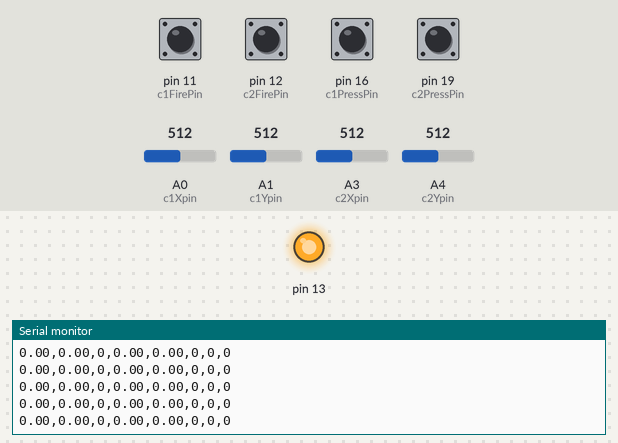
This sketch was run on a simulated Arduino Uno, built with avr-gcc and run on an emulated ATmega328P. On the bench: output pins drawn as LEDs (lit = HIGH), the last lines printed to the serial monitor. The test bench sets the inputs (shaded band); at power-on: pin 11 (c1FirePin), pin 12 (c2FirePin), pin 16 (c1PressPin), pin 19 (c2PressPin) HIGH, A0 (c1Xpin) = 512, A1 (c1Ypin) = 512, A3 (c2Xpin) = 512, A4 (c2Ypin) = 512.

Above: at 1.2 s.
1.3 s: A0 (c1Xpin) set to 495
At 2.1 s:
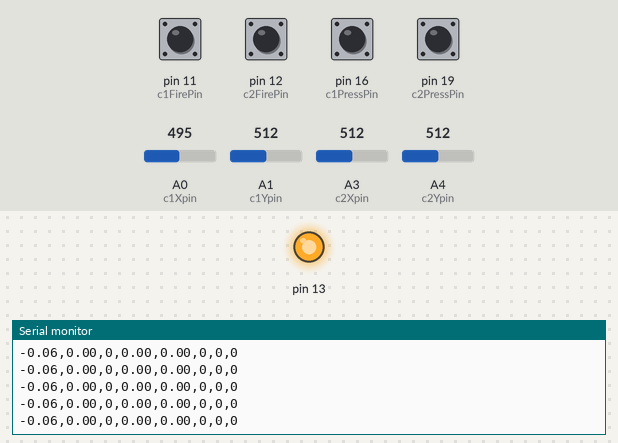
2.8 s: A1 (c1Ypin) set to 306
At 3.4 s:
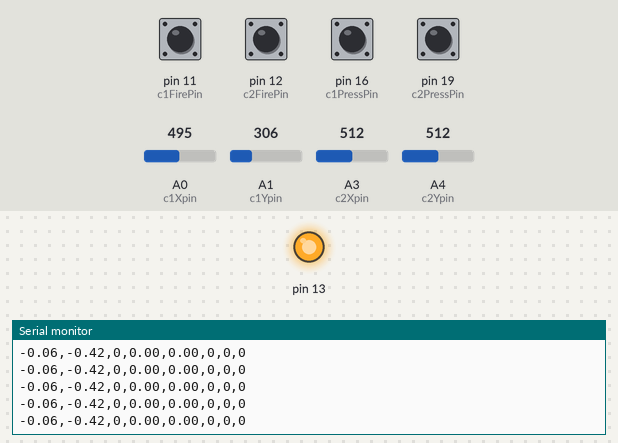
5.8 s: A3 (c2Xpin) set to 306
Timing chart, 0 to 6.5 s (numbered marks = the images above; inputs shaded):
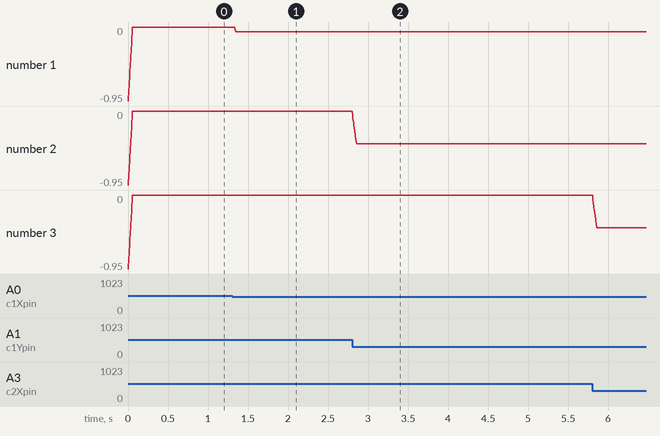

The sketch:

controller.ino
```cpp
#include <Servo.h>

class Reader{
  private:
    static const int numReadings = 20;
    int readings[numReadings];
    int readIndex;
    double total;
    double average;

  public:
    Reader(){
      readIndex = 0;
      total = 0;
      average = 0;
      for (int i = 0; i < numReadings; i++) {
        readings[i] = 0;
      }
    }

    double calculate(double data){
      if(data == 0){
        return data;
      }
      total = total - readings[readIndex];
      readings[readIndex] = data;
      total = total + readings[readIndex];
      readIndex = readIndex + 1;
      if (readIndex >= numReadings) {
        readIndex = 0;
      }
      average = (double)(total / numReadings);
      return average;
    }

};

int c1Xpin = A0;
int c1Ypin = A1;
int c1PressPin = 16;
int c1FirePin = 11;
double c1X = 0;
double c1Y = 0;
bool c1FirePressed = false;
Reader c1RX = Reader();
Reader c1RY = Reader();

float deadZone = 0.05f;

int c2Xpin = A3;
int c2Ypin = A4;
int c2PressPin = 19;
int c2FirePin = 12;
double c2X = 0;
double c2Y = 0;
bool c2FirePressed = false;
Reader c2RX = Reader();
Reader c2RY = Reader();

void setup() {
  // put your setup code here, to run once:
  Serial.begin(115200);

  pinMode(c1Xpin, INPUT);
  pinMode(c1Ypin, INPUT);
  pinMode(c1PressPin, INPUT_PULLUP);
  pinMode(c1FirePin, INPUT_PULLUP);

  pinMode(c2Xpin, INPUT);
  pinMode(c2Ypin, INPUT);
  pinMode(c2PressPin, INPUT_PULLUP);
  pinMode(c2FirePin, INPUT_PULLUP);

  pinMode(13, OUTPUT);
  digitalWrite(13, HIGH);
}

void loop() {
  handleJoySticks();
}

void handleJoySticks(){

  c1X = c1RX.calculate(analogRead(c1Xpin));
  c1X -= 526.99;

  if(c1X < 0){

    c1X *= 1.0/527.0;
  }

  if(c1X > 0){
    c1X *= 1.0/489.0;
  }
  if(c1X > 1){
    c1X = 1;
  }
  if(c1X < -1){
    c1X = -1;
  }

  c1Y = c1RY.calculate(analogRead(c1Ypin));

  c1Y -= 531.99;
  if(c1Y < 0){
    c1Y *= 1.0f/532.0;
  }

  if(c1Y > 0){
    c1Y *= 1.0f/481.0;
  }
  if(c1Y > 1){
    c1Y = 1;
  }
  if(c1Y < -1){
    c1Y = -1;
  }


  if(c1X <= deadZone && c1X >= -deadZone){
    c1X = 0;
  }

   if(c1Y <= deadZone && c1Y >= -deadZone){
    c1Y = 0;
  }
  String toPrint;
  toPrint += c1X;
  toPrint += ",";
  toPrint += c1Y;
  if(digitalRead(c1PressPin) == LOW){
    toPrint += ",1,";
  }else{
    toPrint += ",0,";
  }

  c2X = c2RX.calculate(analogRead(c2Xpin));
  c2X -= 526.99;

  if(c2X < 0){

    c2X *= 1.0/527.0;
  }

  if(c2X > 0){
    c2X *= 1.0/489.0;
  }
  if(c2X > 1){
    c2X = 1;
  }
  if(c2X < -1){
    c2X = -1;
  }

  c2Y = c2RY.calculate(analogRead(c2Ypin));

  c2Y -= 531.99;
  if(c2Y < 0){
    c2Y *= 1.0f/532.0;
  }

  if(c2Y > 0){
    c2Y *= 1.0f/481.0;
  }
  if(c2Y > 1){
    c2Y = 1;
  }
  if(c2Y < -1){
    c2Y = -1;
  }


  if(c2X <= deadZone && c2X >= -deadZone){
    c2X = 0;
  }

   if(c2Y <= deadZone && c2Y >= -deadZone){
    c2Y = 0;
  }

  toPrint += c2X;
  toPrint += ",";
  toPrint += c2Y;
  if(digitalRead(c2PressPin) == LOW){
    toPrint += ",1";
  }else{
    toPrint += ",0";
  }

  if(digitalRead(c1FirePin) == LOW){
    toPrint += ",1";
  }else{
    toPrint += ",0";
  }

  if(digitalRead(c2FirePin) == LOW){
    toPrint += ",1";
  }else{
    toPrint += ",0";
  }

  Serial.println(toPrint);
}
```

Measured:
- after the input at 1.3 s, the serial monitor: prints a new line at once (image 1)
- after the input at 2.8 s, the serial monitor: prints a new line at once (image 2)
- plotted number 1: 0 → -0.06 after the input at 1.3 s
